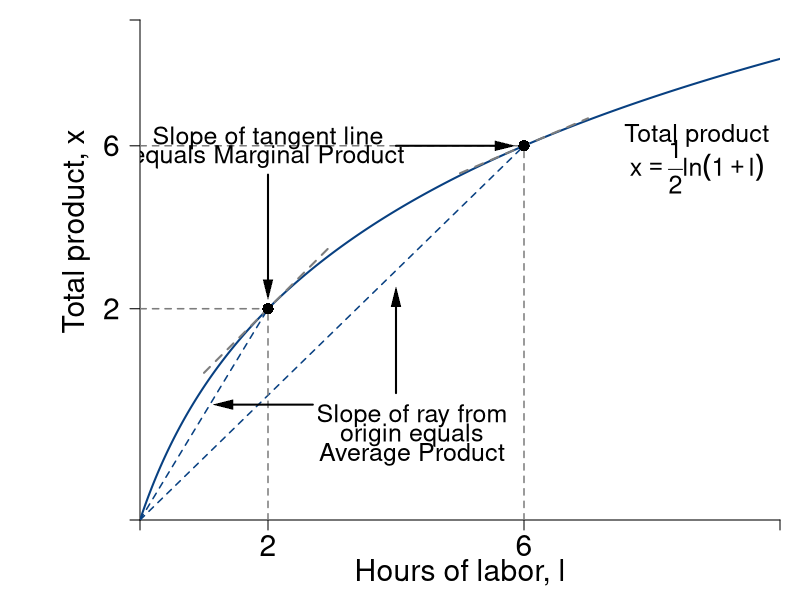

Recreate this plot in R.
require(shape)
pdf(file = "specprodexch/production_drs.pdf", width = 9, height = 7)

#Set parameters for graphics
axislabelsize <- 1.8
labelsize <- 1.5
namesize <- 1.8
annotatesize <- 1.5
graphlinewidth <- 2
segmentlinewidth <- 1.5

COL <- c("#7fc97f", "#beaed4", "#fdc086", "#ffff99", "#386cb0", "#f0027f", "#bf5b17", "#666666")
COLA <- c("#99d8c9","#66c2a4","#41ae76", "#238b45", "#005824")
COLB <- c("#4eb3d3", "#2b8cbe", "#0868ac","#084081")
grays <- gray.colors(25, start = 1, end = 0)
CBCols <- c("#009E73","#0072B2","#E69F00")

#Edited the margins to cater for the larger LHS labels
par(mar =  c(4, 7, 1, 1))

#Change this to make it log of l 

prodFn <- function(l, k = 0.5) {
  k*log(l + 1)
}

MprodFn <- function(l, k = 0.5) {
  k*(1/(l + 1))
}

AprodFn <- function(l, k = 0.5) {
  (k*log(l + 1))/l
}

Mpline <- function(l, constant = 0.3181472, slope = 0.125){
  constant + slope*l
}

xlims <- c(0, 10)
ylims <- c(0, 1.3)

npts <- 501 
x <- seq(xlims[1], xlims[2], length.out = npts)
y <- seq(ylims[1], ylims[2], length.out = npts) 
a <- c(13, 15, 17)

plot(1, 0, xlim = xlims, ylim = ylims, type = "n",
     xlab = expression(paste("")),
     ylab = expression(paste("")), 
     xaxt = "n", 
     yaxt = "n", 
     cex.lab = axislabelsize, 
     bty = "n",
     xaxs="i", 
     yaxs="i")

# ticksy <- seq(from = 0, to = ylims[2], by = 0.25)
# ylabels <- seq(from = 0, to = ylims[2], by = 0.25)
# ticksx <- seq(from = 0, to = xlims[2], by = 1)
# xlabels <- seq(from = 0, to = xlims[2], by = 1)
ticksy <- c(0, prodFn(l = 2, k = 0.5), prodFn(l = 6, k = 0.5), ylims[2])
ylabels <- c(NA, expression(paste(2)), expression(paste(6)), NA)
ticksx <- c(0, 2, 6, xlims[2])
xlabels <- c(NA, 2, 6, NA)

axis(1, at = ticksx, pos = 0, labels = xlabels, cex.axis = axislabelsize)
axis(2, at = ticksy, pos = 0, labels = ylabels, las = 1, cex.axis = axislabelsize)

npts <- 500 
xx1 <- seq(xlims[1], xlims[2], length.out = npts)
xx2 <- seq(0, xlims[2], length.out = npts)
xx3 <- seq(1, 3, length.out = npts)
xx4 <- seq(5, 7, length.out = npts)

lines(xx1, prodFn(xx1, k = 0.5), col = COLB[4], lwd = graphlinewidth)
#lines(xx2, MprodFn(xx1, k = 0.5), col = COLA[1], lwd = graphlinewidth)
#lines(xx1, AprodFn(xx1, k = 0.5), col = COLA[2], lwd = graphlinewidth)
lines(xx3, Mpline(xx3, constant = prodFn(l = 2, k = 0.5) - 2*MprodFn(l = 2, k = 0.5), slope = MprodFn(l = 2, k = 0.5)), col = grays[20], lty = 2, lwd = graphlinewidth)
lines(xx4, Mpline(xx4, constant = prodFn(l = 6, k = 0.5) - 6*MprodFn(l = 6, k = 0.5), slope = MprodFn(l = 6, k = 0.5)), col = grays[20], lty = 2, lwd = graphlinewidth)
#lines(xx1, indiffA1(xx1, uA = 20, rmax = 2.5, xmax = 10), col = COLB[4], lwd = graphlinewidth)



mtext(expression(paste("Hours of labor, ", l)), side = 1, line = 2.5, cex = axislabelsize)
text(-1, 0.75, expression(paste("Total product, ", x)), xpd = TRUE, cex = axislabelsize, srt = 90) 

#segments(4.11765, 6.17647, 5.88, 8.88, lty = 1, col = COL[2] , lwd = graphlinewidth)
#text(7.3, 3, expression("Pareto Efficient"))
#text(7.3, 2.5, expression("Curve"))
#Arrows(7.3, 3.5, 7.3, 6.1, col = "black", lty = 1, lwd = 2, arr.type = "triangle", arr.lwd = 0.5)

segments(0, prodFn(l = 6, k = 0.5), 6, prodFn(l = 6, k = 0.5), lty = 2, col = grays[20] , lwd = segmentlinewidth)
segments(6, 0, 6, prodFn(l = 6, k = 0.5), lty = 2, col = grays[20] , lwd = segmentlinewidth)
segments(0, 0, 6, prodFn(l = 6, k = 0.5), lty = 2, col = COLB[4] , lwd = segmentlinewidth)
points(6, prodFn(l = 6, k = 0.5), pch = 16, col = "black", cex = 1.5)

segments(0, prodFn(l = 2, k = 0.5), 2, prodFn(l = 2, k = 0.5), lty = 2, col = grays[20] , lwd = segmentlinewidth)
segments(2, 0, 2, prodFn(l = 2, k = 0.5), lty = 2, col = grays[20] , lwd = segmentlinewidth)
segments(0, 0, 2, prodFn(l = 2, k = 0.5), lty = 2, col = COLB[4] , lwd = segmentlinewidth)
points(2, prodFn(l = 2, k = 0.5), pch = 16, col = "black", cex = 1.5)

#Label the iso-welfare functions for the HG, Aisha
text(8.7, 1, expression(paste("Total product")), cex = labelsize)
text(8.7, 0.92, expression(x == frac(1,2)*ln(1 + l)), cex = labelsize)


#Average Product
text(4.25, 0.27, expression(paste("Slope of ray from")), cex = labelsize)
text(4.25, 0.22, expression(paste("origin equals")), cex = labelsize)
text(4.25, 0.17, expression(paste("Average Product")), cex = labelsize)
Arrows(2.7, 0.3, 1.3, 0.3, col = "black", lty = 1, lwd = 2, arr.type = "triangle", arr.lwd = 0.5)
Arrows(4, 0.33, 4, 0.58, col = "black", lty = 1, lwd = 2, arr.type = "triangle", arr.lwd = 0.5)

#Marginal Product
text(2, prodFn(l = 6, k = 0.5) + 0.02, expression(paste("Slope of tangent line")), cex = labelsize)
text(2, prodFn(l = 6, k = 0.5) - 0.03, expression(paste("equals Marginal Product")), cex = labelsize)
Arrows(2, prodFn(l = 6, k = 0.5) - 0.075, 2, prodFn(l = 2, k = 0.5) + 0.05 , col = "black", lty = 1, lwd = 2, arr.type = "triangle", arr.lwd = 0.5)
Arrows(4, prodFn(l = 6, k = 0.5), 5.7, prodFn(l = 6, k = 0.5), col = "black", lty = 1, lwd = 2, arr.type = "triangle", arr.lwd = 0.5)



#text(6.6, 8.3, expression(u[4]^A))

#Label the indifference curves for the HG, Betty
# text(7.6, 17, expression(u[1]^B))
# text(6.75, 17, expression(u[2]^B))
# text(6, 17, expression(u[3]^B))
#text(3.4, 6.9, expression(v[4]^B))

#Label mrs function
#text(10, 8, expression(paste(mrs(x,y) == r[max] - frac(r[max], x[max])*x)))
#Arrows(10, 7.5, 10, 5.6, col = "black", lty = 1, lwd = 2, arr.type = "triangle", arr.lwd = 0.5)

#Label satiation
#text(20, 4, expression(paste(x[max] == "Point")))
#text(20, 3, expression(paste("of Satiation")))
#Arrows(20, 2.5, 20, 0.5, col = "black", lty = 1, lwd = 2, arr.type = "triangle", arr.lwd = 0.5)

#Label highest willingness to pay
# text(5, 10.5, expression(paste(r[max] == "Maximum")))
# text(5, 9.5, expression(paste("Willingness to Pay")))
# Arrows(3, 10, 0.5, 10, col = "black", lty = 1, lwd = 2, arr.type = "triangle", arr.lwd = 0.5)


# contour(x, y, 
#         outer(x, y, uA),
#         #labels = c("v1", "v2", "v3"),
#         drawlabels = FALSE,
#         col = COLA[3],
#         #xlab = expression(paste("A's Apples, ", x)),
#         #ylab = expression(paste("A's Oranges, ", y)),
#         #cex.lab = axislabelsize,
#         lwd = graphlinewidth,
#         levels = a, 
#         xaxs="i", 
#         yaxs="i", 
#         add = TRUE)

# segments(0, 6, 6, 6, lty = 2, col = grays[20] , lwd = segmentlinewidth)
# segments(6, 0, 6, 6, lty = 2, col = grays[20] , lwd = segmentlinewidth)
# points(6, 6, pch = 16, col = "black", cex = 1.5)

# par(new = TRUE)
# 
# #Use the same x and ylims as previously, but with locations switched
# xlims2 <- c(18, 0)
# ylims2 <- c(18, 0)

#Leave the ylab and xlab blank to ensure no axes titles
# plot(0, 0, xlim = xlims2, ylim = ylims2, type = "n",
#      xlab = expression(paste("")),
#      ylab = expression(paste("")),
#      xaxt = "n", 
#      yaxt = "n", 
#      cex.lab = 1.3, 
#      bty = "n",
#      xaxs="i", 
#      yaxs="i")
# 
# 
# lines(xx1, indiffAlow(xx1, uA = 46.08, alpha = 16, beta = 1/24), col = COL[2], lwd = graphlinewidth)


#Set up axes at sides 3 and 4 (top and right)
# axis(side = 3, at = ticksx, pos = 0, labels = xlabels)
# axis(side = 4, at = ticksy, pos = 0, labels = ylabels, las = 0)
# mtext("B's Apples, x", side=3, line = 2.5, cex = axislabelsize)
# text(-0.8, 7, expression(paste("B's Oranges, y")), xpd = TRUE, cex = axislabelsize, srt = 270) 
# 
# #Add arrows:
# arrows(-0.8, 10, -0.8, 14, xpd = TRUE, length=0.1,angle=40,lwd=3)
# arrows(6.2, -1.8, 9, -1.8, xpd = TRUE, length=0.1,angle=40,lwd=3)
# 

#Customize ticks and labels for the plot
#ticksy <- seq(from = 0, to = 15, by = 1)
#ylabels <- seq(from = 0, to = 15, by = 1)
#ticksx <- seq(from = 0, to = 10, by = 1)
#xlabels <- seq(from = 0, to = 10, by = 1)
#axis(1, at = ticksx, pos = 0, labels = xlabels)
#axis(2, at = ticksy, pos = 0, labels = ylabels, las = 0)

dev.off()
